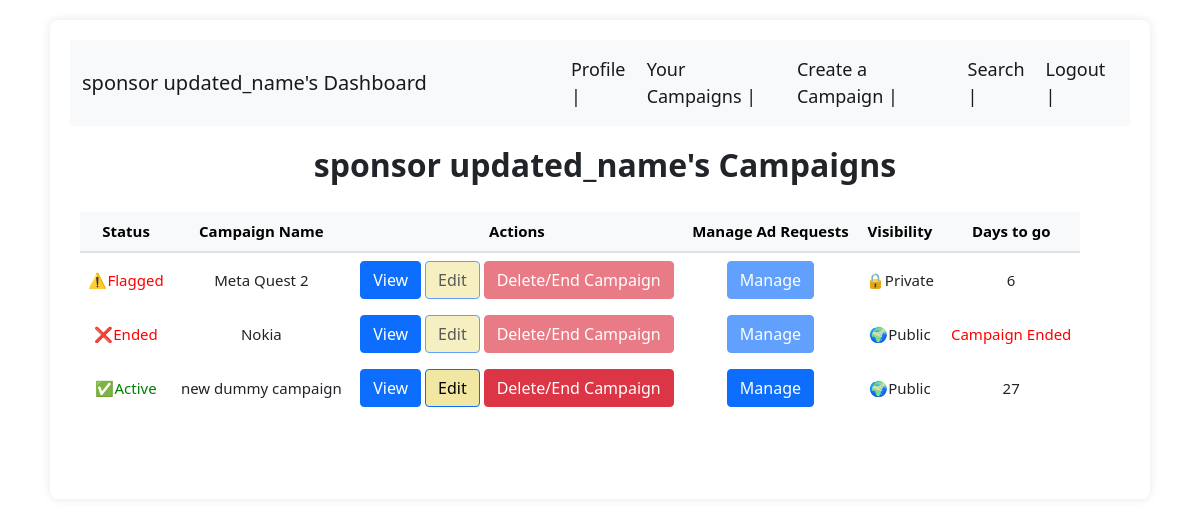
The page /sponsor/campaigns/3 on the database its author committed.
### backend/models.py (models this page shows)
class user_table(db.Model):
    __tablename__ = "user_table"
    id = db.Column(db.Integer, primary_key=True)
    email = db.Column(db.String, nullable=False)
    full_name = db.Column(db.String, nullable=False)
    user_name = db.Column(db.String, nullable=False)
    pwd = db.Column(db.String, nullable=False)
    role = db.Column(db.Integer, nullable=False)
    status = db.Column(db.Integer,nullable = False,default = 1)
    user_influencer = db.relationship("influencers", backref="user")
    user_sponsor = db.relationship("sponsors", backref="user")

class campaigns(db.Model):
    __tablename__ = "campaigns"
    id = db.Column(db.Integer, primary_key=True)
    sponsor_id = db.Column(db.Integer, db.ForeignKey('sponsors.id'))
    campaign_name = db.Column(db.String, nullable=False)
    campaign_desc = db.Column(db.String, nullable=False)
    campaign_status = db.Column(db.Integer, nullable=False, default=0)
    campaign_budget = db.Column(db.Integer, nullable=False)
    campaign_start_date = db.Column(db.Date, nullable=False)
    campaign_end_date = db.Column(db.Date, nullable=False)
    campaign_category = db.Column(db.String)
    campaign_visibility = db.Column(db.Integer, nullable=False, default=1)
    campaign_sponsor = db.relationship("sponsors", backref="campaign")

### backend/sponsor_controllers.py (the view)
@app.route("/sponsor/campaigns/<int:user_id>", methods=["GET", "POST"])
def sponsor_campaigns(user_id):
    sponsor_info = get_sponsor_info(user_id)
    campaigns_list = get_sponsor_campaigns(user_id)
    flagged_campaigns_list = flagged_campaigns()
    days_left_list = {}
    for campaign_id in campaigns_list.keys():
        campaign = campaigns.query.filter_by(id=campaign_id).first()
        days_left_list[campaign_id] = days_left(campaign)
    return render_template("sponsor_templates/sponsor-campaigns.html",id = user_id,campaigns_list = campaigns_list,sponsor_info = sponsor_info,days_left_list = days_left_list,flagged_campaigns_list = flagged_campaigns_list)

### backend/sponsor_controllers.py (called while the page is built)
def days_left(campaign):
    current_date = datetime.now().date()
    end_date = campaign.campaign_end_date
    days_left = (end_date - current_date).days
    return days_left

def get_sponsor_campaigns(user_id):
    campaigns_list = campaigns.query.filter_by(sponsor_id=user_id).all()
    campaigns_dict={}
    for campaign in campaigns_list:
        if campaign.id not in campaigns_dict.keys():
            campaigns_dict[campaign.id]=[campaign.campaign_name,campaign.sponsor_id,campaign.campaign_desc,campaign.campaign_status,campaign.campaign_budget,campaign.campaign_start_date,campaign.campaign_end_date,campaign.campaign_category,campaign.campaign_visibility]
            today_date = datetime.now().date()
            if today_date > campaign.campaign_end_date:
                campaign.campaign_status = 2
                db.session.commit()
    return dict(campaigns_dict)

def get_sponsor_info(user_id):
    user = user_table.query.filter_by(id=user_id).first() #user_table data
    sponsor = sponsors.query.filter_by(id=user_id).first() #sponsor table data
    user_info = {}
    user_info[user_id] = [user.email,user.full_name,user.user_name,user.pwd,user.role,user.status]
    user_info[user_id].append(sponsor.industry)
    user_info[user_id].append(sponsor.budget)
    return dict(user_info)

def flagged_campaigns():
    campaigns_list = campaigns.query.filter_by(campaign_status=0).all()
    campaigns_dict={}
    for campaign in campaigns_list:
        if campaign.id not in campaigns_dict.keys():
            campaigns_dict[campaign.id]=[campaign.campaign_name,campaign.sponsor_id,campaign.campaign_desc,campaign.campaign_status,campaign.campaign_budget,campaign.campaign_start_date,campaign.campaign_end_date]
    return dict(campaigns_dict)

### templates/sponsor_templates/sponsor-campaigns.html (shortened to what this page needs)
<!DOCTYPE html>
<html lang="en">
<head>
    <link href="https://cdn.jsdelivr.net/npm/bootstrap@5.0.2/dist/css/bootstrap.min.css" rel="stylesheet">
    <link rel="stylesheet" href="https://cdn.jsdelivr.net/npm/bootstrap-icons@1.10.5/font/bootstrap-icons.css">
</head>
<body>
    <div class="container">
        <div class="panel">
            <nav class="navbar navbar-expand-lg navbar-light bg-light">
                <div class="container-fluid">
                    <a class="navbar-brand" style="font-size:20px;" href="#">{{ sponsor_info[id][1] }}'s Dashboard</strong></a>
                    <div class="collapse navbar-collapse" id="navbarNavDropdown">
                        <ul class="navbar-nav" style="font-size:18px;">
                            <li class="nav-item" style="margin-left: 120px">
                                <a class="nav-link active" aria-current="page" href="/sponsor/profile/{{id}}">Profile |</a>
                            </li>
                            <li class="nav-item">
                                <a class="nav-link active" aria-current="page" href="/sponsor/campaigns/{{id}}">Your Campaigns |</a>
                            </li>
                            <li class="nav-item">
                                <a class="nav-link active" aria-current="page" href="/sponsor/new_campaign/{{id}}">Create a Campaign |</a>
                            </li>
                            <li class="nav-item">
                                <a class="nav-link active" aria-current="page" href="/sponsor/search/{{id}}">Search |</a>
                            </li>
                            <li class="nav-item">
                                <a class="nav-link active" aria-current="page" href="/login">Logout |</a>
                            </li>
                        </ul>
                    </div>
                </div>
            </nav>
            <div style="margin-top: 20px;  margin-left: 10px; text-align: center;">
                <h2><b>{{ sponsor_info[id][1] }}'s Campaigns</b></h2>
                <div id="dashboard-tables" class="table-responsive" style="width: 1000px;">
                    {% if campaigns_list %}
                    <table class="table table-hover align-middle table-custom" style="border: none;font-size:15px">
                        <thead class="table-light">
                            <tr style="border-bottom: 2px solid #dee2e6;">
                                    <th scope="col">Status</th>
                                    <th scope="col">Campaign Name</th>
                                    <th scope="col">Actions</th>
                                    <th scope = "col">Manage Ad Requests</th>
                                    <th scope="col">Visibility</th>
                                    <th scope="col">Days to go</th>
                                </tr>
                            </thead>
                            <tbody>
                                {% for key, value in campaigns_list.items() %}
                                        <tr>
                                            <td style="border: none;">
                                                {% if value[3] == 0 %}
                                                    <span style="color: red;" title="Flagged">⚠️Flagged</span>
                                                {% elif value[3] == 2 %}
                                                    <span style="color: red;" title="Ended">&#10060;Ended</span>
                                                {% else %}
                                                    <span style="color: green;" title="Active">✅Active</span>
                                                {% endif %}
                                            </td>
                                            <td style="border: none;">{{ value[0] }}</td>
                                            <td style="border: none;">
                                                <div style="text-align: center;">
                                                    <button type="button" class="btn btn-primary" data-bs-toggle="modal" data-bs-target="#viewModal" data-name="{{ value[0] }}" data-sponsor="{{ sponsor_info[id][1] }}" data-desc="{{ value[2] }}" data-status="{{ value[3] }}" data-budget="{{ value[4] }}" data-start="{{ value[5] }}" data-end="{{ value[6] }}" data-category = "{{ value[7]}}">
                                                        View
                                                    </button>
                                                    {% if value[3] == 1 %}
                                                    <button type="button" class="btn btn-primary" style="background-color: rgba(242, 231, 161, 0.985); color: black" data-bs-toggle="modal" data-bs-target="#editCampaignModal" data-val="{{key}}#{{value[0]}}#{{value[2]}}#{{value[3]}}#{{value[4]}}#{{value[5]}}#{{value[6]}}#{{value[7]}}">
                                                        Edit
                                                    </button>
                                                    <button type="button" class="btn btn-danger" data-bs-toggle="modal" data-bs-target="#deleteCampaignModal" data-id="{{ key }}" data-name="{{value[0]}}" data-description="{{ value[2] }}">
                                                        Delete/End Campaign
                                                    </button>
                                                    {% else %}
                                                    <button type="button" class="btn btn-primary disabled" style="background-color: rgba(242, 231, 161, 0.985); color: black" data-bs-toggle="modal" data-bs-target="#editCampaignModal" data-val="{{key}}#{{value[0]}}#{{value[2]}}#{{value[3]}}#{{value[4]}}#{{value[5]}}#{{value[6]}}#{{value[7]}}">
                                                        Edit
                                                    </button>
                                                    <button type="button" class="btn btn-danger disabled" data-bs-toggle="modal" data-bs-target="#deleteCampaignModal" data-id="{{ key }}" data-name="{{value[0]}}" data-description="{{ value[2] }}">
                                                        Delete/End Campaign
                                                    </button>
                                                    {% endif %}
                                                </div>
                                            </td>
                                            {% if value[3] == 1 %}
                                                <td style="border: none;">
                                                    <a href="/sponsor/manage_requests/{{key}}" class="btn btn-primary">Manage</a>
                                                </td>
                                            {% else %}
                                                <td style="border: none;">
                                                    <button type="button" class="btn btn-primary disabled">Manage</button>
                                                </td>
                                            {% endif %}
                                            <td style="border: none;">
                                                {% if value[8] == 1 %}
                                                    <span >&#127757Public</span>
                                                {% else %}
                                                    <span>&#128274Private</span>
                                                {% endif %}
                                            <td style="border: none;">
                                                {% if days_left_list[key] < 0 %}
                                                <span style ="color : red;">Campaign Ended</span>
                                                {% else %}
                                                  {{ days_left_list[key] }}
                                                {% endif %}
                                            </td>
                                        </tr>
                                {% endfor %}
                            </tbody>
                        </table>
                    {% else %}
                        <h2>No Campaigns available</h2>
                    {% endif %}
                </div>
                <br>
                <br>
            </div>
</body>
</html>

### templates/sponsor_templates/sponsor-campaigns.html (style rules this page uses)
.container { padding: 20px; }
.panel { background: white; border-radius: 8px; box-shadow: 0 0 10px rgba(0, 0, 0, 0.1); padding: 20px; ; }
.table-custom { margin-top: 20px; size: 15px; }

### rows shown on the page
user_table: full_name "sponsor updated_name"
campaigns: campaign_name "Meta Quest 2"
campaigns: campaign_name "Nokia"
campaigns: campaign_name "new dummy campaign"

### other values the page prints
{{ days_left_list[key] }} "6" "27"
